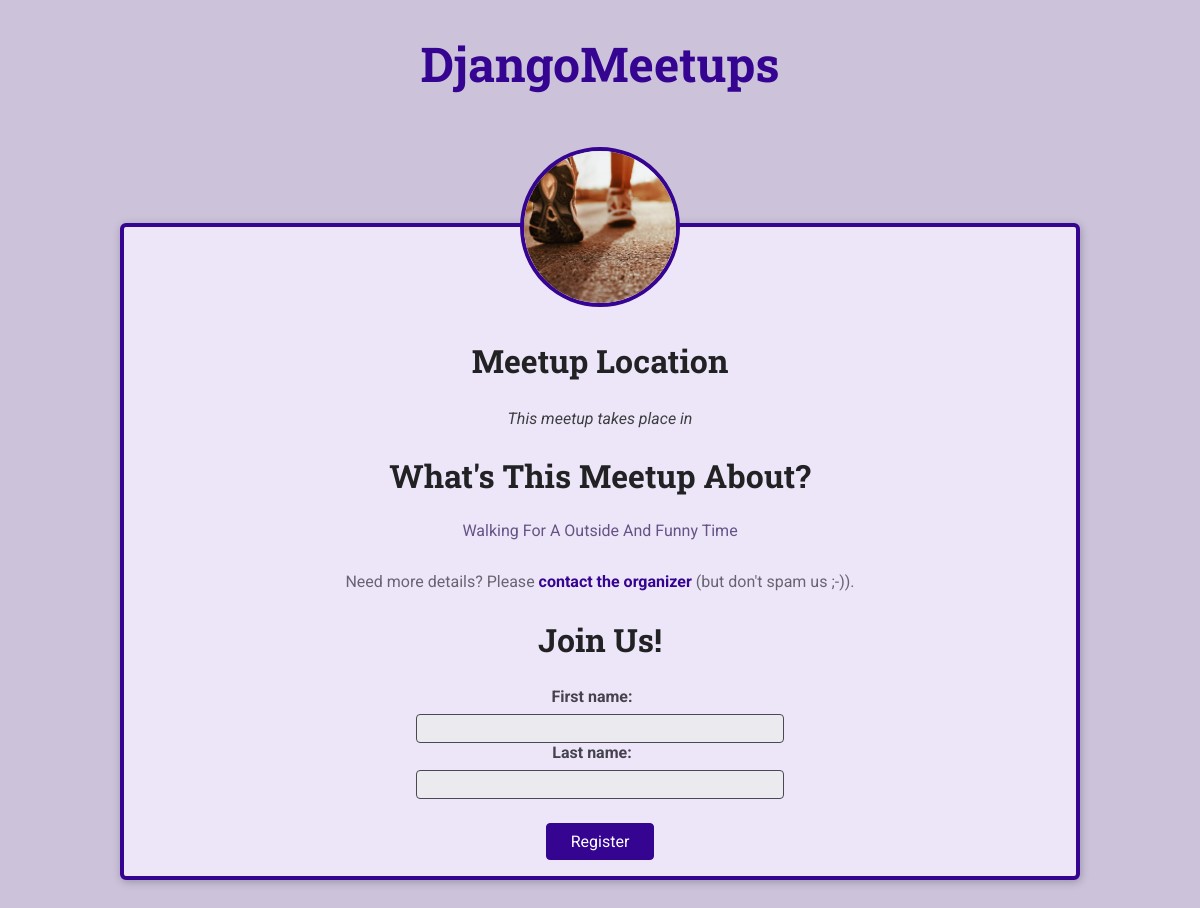
Screenshot of /3/ with the database file from the repository.
### meetups/models.py (models this page shows, shortened)
class Meetup(models.Model):
    title = models.CharField(max_length=255, validators=[MinLengthValidator(10)])
    date = models.DateTimeField()
    image = models.ImageField(upload_to="meet_image", blank=True)
    slug = models.SlugField(default="", null=True)

### meetups/views.py (the view, shortened to what this page needs)
# urls.py: path("<int:pk>/", views.DetailMeetView.as_view(), name="detail"),
class DetailMeetView(View):
    template_name = "meetups/meetup-details.html"
    model = Meetup
    def get(self, request, pk):
        context = {"object": Meetup.objects.get(pk=pk), "form": PeopleForm()}
        return render(request, "meetups/meetup-details.html", context)

### meetups/forms.py
class PeopleForm(forms.ModelForm):
    class Meta:
        model = People
        exclude = ["meet"]

### templates/meetups/meetup-details.html (shortened to what this page needs)
{% extends 'base.html' %}
{% load static %}
{% block site_css %}
  <link rel="stylesheet" href="{% static 'css/meetup-detail.css' %}">
{% endblock %}
{% block body %}
{% if object %}
<article>
  <img id="main-image" src="{{ object.image.url }}" alt="{{ object.title }}">
  <section id="location">
    <h2>Meetup Location</h2>
    <address>This meetup takes place in </address>
  </section>
  <section id="details">
    <h2>What's This Meetup About?</h2>
    <p>{{ object.title|title }}</p>
    <footer>
      <p>Need more details? Please <a href="mailto:sergiy06061997@gmail.com">contact the organizer</a> (but don't spam us ;-)).</p>
    </footer>
  </section>
  <section id="registration">
    <h2>Join Us!</h2>
    <form action="{%url 'meetups:register' object.pk%}" method="POST">
      <ul>
        {{ form.as_ul }}
      </ul>
      <div id="registration-actions">
        <button type='submit'>Register</button>
      </div>
    </form>
  </section>
</article>
{% else %}
<p>No meetup found for this slug, sorry!</p>
{% endif %}
{% endblock %}

### static/css/base.css (style rules this page uses)
* { box-sizing: border-box; }
body { font-family: 'Roboto', sans-serif; margin: 0; background-color: #ccc3db; color: #3e3e41; }
h1, h2, h3 { font-family: 'Roboto Slab', sans-serif; color: #222224; }
button, .btn { cursor: pointer; font: inherit; padding: 0.5rem 1.5rem; background-color: #350490; border: 1px solid #350490; color: white; border-radius: 4px; text-decoration: none; }

### static/css/meetup-detail.css (style rules this page uses)
article { max-width: 60rem; margin: 5rem auto; border-radius: 6px; background-color: #ede6f8; border: 4px solid #350490; box-shadow: 1px 2px 8px rgba(0, 0, 0, 0.25); position: relative; padding: 1rem; text-align: center; }
#main-image { width: 10rem; height: 10rem; object-fit: cover; position: absolute; top: -5rem; left: calc(50% - 5rem); border-radius: 50%; border: 4px solid #350490; }
section:first-of-type { margin-top: 6rem; }
h2 { font-size: 2rem; }
#details h2 { margin-bottom: 0.5rem; }
#details>p { color: #665386; padding: 1rem; border-radius: 4px; max-width: 80%; margin: auto; }
#details footer { color: #696472; }
#details footer a { color: #350490; text-decoration: none; font-weight: bold; }
#registration ul { list-style: none; margin: 0; padding: 0; }
#registration label { font-weight: bold; color: #46424d; margin-right: 1rem; display: block; margin-bottom: 0.5rem; }
#registration input { font: inherit; width: 40%; background-color: #ebeaee; border: 1px solid #4b4753; border-radius: 4px; padding: 0.25rem; }
#registration-actions { margin-top: 1.5rem; }

### rows the page displays
Meetup: image (picture), title "Walking For A Outside And Funny Time"
